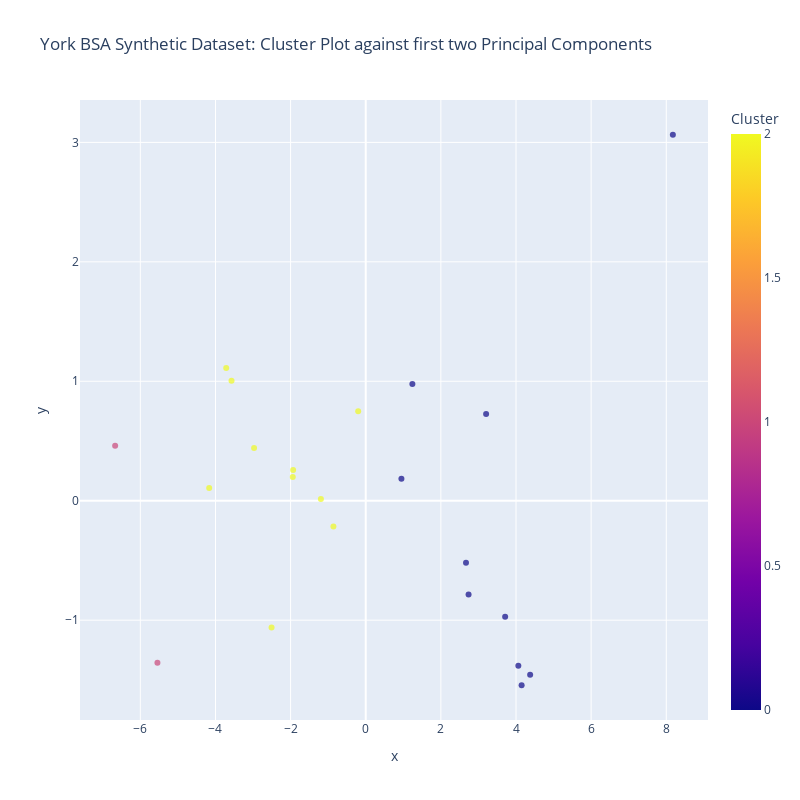

Notebook code for this chart:
### Code cell
# printing a scatter plot for results
plt.figure(figsize=(12, 8))
fig = px.scatter(x=pca_result3[:, 0], y=pca_result3[:, 1], color=clusters3,
                 labels={'color': 'Cluster'},
                 title='York BSA Synthetic Dataset: Cluster Plot against first two Principal Components',
                 opacity=0.7,
                 width=800, 
                 height=800)

plt.tight_layout()
fig.show()

print(f"These two components explain {(variance_ratio3.sum()*100):.2f}% of the point variability.")

### Figure 1 — Plotly figure (JSON) as saved in the notebook; plotly's stock layout.template omitted (floating-point values rounded to 4 significant figures)
{"data": [{"hovertemplate": "x=%{x}<br>y=%{y}<br>Cluster=%{marker.color}<extra></extra>", "legendgroup": "", "marker": {"color": [2, 2, 0, 1, 2, 0, 2, 0, 2, 0, 0, 1, 0, 0, 2, 0, 2, 2, 0, 2, 0, 2], "coloraxis": "coloraxis", "opacity": 0.7, "symbol": "circle"}, "mode": "markers", "name": "", "orientation": "v", "showlegend": false, "type": "scatter", "x": [-0.8602, -4.167, 3.204, -6.67, -1.943, 4.062, -2.507, 4.15, -3.572, 8.175, 2.669, -5.545, 2.738, 4.377, -3.714, 3.711, -2.972, -1.933, 0.9501, -0.2008, 1.242, -1.193], "xaxis": "x", "y": [-0.2157, 0.1055, 0.7257, 0.461, 0.1986, -1.382, -1.062, -1.545, 1.004, 3.064, -0.5195, -1.357, -0.7849, -1.457, 1.111, -0.972, 0.4414, 0.2575, 0.1838, 0.7491, 0.9783, 0.01431], "yaxis": "y"}], "layout": {"coloraxis": {"colorbar": {"title": {"text": "Cluster"}}, "colorscale": [[0, "#0d0887"], [0.1111, "#46039f"], [0.2222, "#7201a8"], [0.3333, "#9c179e"], [0.4444, "#bd3786"], [0.5556, "#d8576b"], [0.6667, "#ed7953"], [0.7778, "#fb9f3a"], [0.8889, "#fdca26"], [1, "#f0f921"]]}, "height": 800, "legend": {"tracegroupgap": 0}, "title": {"text": "York BSA Synthetic Dataset: Cluster Plot against first two Principal Components"}, "width": 800, "xaxis": {"anchor": "y", "autorange": true, "domain": [0, 1], "range": [-7.606, 9.111], "title": {"text": "x"}, "type": "linear"}, "yaxis": {"anchor": "x", "autorange": true, "domain": [0, 1], "range": [-1.836, 3.355], "title": {"text": "y"}, "type": "linear"}}}
